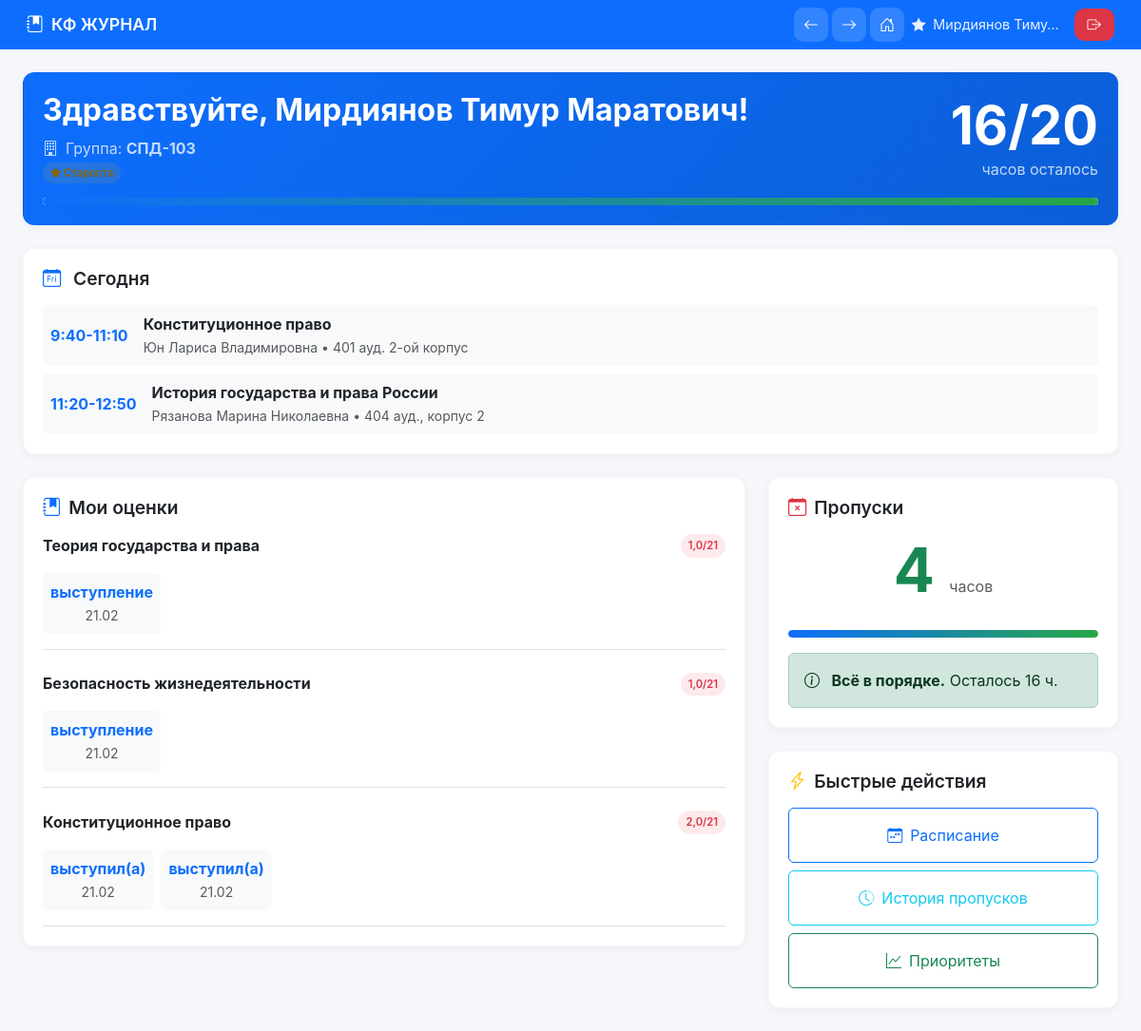
/students/dashboard/ (signed in), run on the app's committed database.
### admin_panel/models.py (models this page shows, shortened)
class Student(models.Model):
    USER_TYPES = [
        ('student', '🎓 Студент'),
        ('elder', '⭐ Староста'),
        ('dean', '🏛️ Деканат'),
        ('department', '📋 Отдел'),
        ('teacher', '👨‍🏫 Преподаватель'),
        ('admin', '🛠️ Администратор'),
    ]
    login = models.CharField(max_length=100, unique=True, verbose_name="Логин")
    password = models.CharField(max_length=128, default='', verbose_name="Пароль")
    full_name = models.CharField(max_length=200, verbose_name="ФИО")
    email = models.EmailField(blank=True, null=True, verbose_name="Email")
    phone = models.CharField(max_length=20, blank=True, null=True, verbose_name="Телефон")
    group = models.ForeignKey('Group', on_delete=models.SET_NULL,
                            null=True, blank=True, related_name='students',
                            verbose_name="Группа")
    user_type = models.CharField(max_length=20, choices=USER_TYPES,
                               default='student', verbose_name="Тип пользователя")
    is_elder = models.BooleanField(default=False, verbose_name="Староста")
    is_active = models.BooleanField(default=True, verbose_name="Активный")
    telegram_id = models.BigIntegerField(null=True, blank=True, verbose_name="Telegram ID")
    created_at = models.DateTimeField(auto_now_add=True)
    updated_at = models.DateTimeField(auto_now=True)
    class Meta:
        verbose_name = "Пользователь"
        verbose_name_plural = "Пользователи"
        ordering = ['full_name']

class Group(models.Model):
    name = models.CharField(max_length=50, verbose_name="Название группы")
    course = models.ForeignKey('Course', on_delete=models.CASCADE,
                             related_name='groups', verbose_name="Курс")
    form = models.ForeignKey('StudyForm', on_delete=models.CASCADE,
                           related_name='groups', verbose_name="Форма обучения")
    level = models.ForeignKey('EducationalLevel', on_delete=models.CASCADE,
                            related_name='groups', verbose_name="Уровень образования")
    created_at = models.DateTimeField(auto_now_add=True)
    updated_at = models.DateTimeField(auto_now=True)
    class Meta:
        verbose_name = "Группа"
        verbose_name_plural = "Группы"
        ordering = ['name']

### students/models.py (models this page shows, shortened)
class Schedule(models.Model):
    WEEK_TYPES = [
        ('even', 'Чётная'),
        ('odd', 'Нечётная'),
        ('both', 'Обе'),
    ]
    DAYS_OF_WEEK = [
        (1, 'Понедельник'),
        (2, 'Вторник'),
        (3, 'Среда'),
        (4, 'Четверг'),
        (5, 'Пятница'),
        (6, 'Суббота'),
        (7, 'Воскресенье'),
    ]
    group = models.ForeignKey('admin_panel.Group', on_delete=models.CASCADE,
                             related_name='schedules', verbose_name="Группа")
    day = models.IntegerField(choices=DAYS_OF_WEEK, verbose_name="День недели")
    week_type = models.CharField(max_length=4, choices=WEEK_TYPES, verbose_name="Тип недели")
    pair_number = models.IntegerField(verbose_name="Номер пары")
    start_time = models.CharField(max_length=10, verbose_name="Время начала", default="9:40")
    end_time = models.CharField(max_length=10, verbose_name="Время окончания", default="11:10")
    subject = models.CharField(max_length=200, verbose_name="Предмет")
    teacher = models.CharField(max_length=200, verbose_name="Преподаватель", blank=True)
    room = models.CharField(max_length=100, verbose_name="Аудитория", blank=True)
    lesson_type = models.CharField(max_length=50, verbose_name="Тип занятия",
                                  choices=[('lecture', 'Лекция'), ('seminar', 'Семинар'),
                                           ('practice', 'Практика'), ('lab', 'Лабораторная')],
                                  default='lecture')
    created_at = models.DateTimeField(auto_now_add=True)
    updated_at = models.DateTimeField(auto_now=True)
    class Meta:
        verbose_name = "Занятие"
        verbose_name_plural = "Расписание"
        ordering = ['day', 'pair_number']
        unique_together = ['group', 'day', 'week_type', 'pair_number']

class Subject(models.Model):
    name = models.CharField(max_length=200, verbose_name="Название предмета")
    group = models.ForeignKey('admin_panel.Group', on_delete=models.CASCADE,
                             related_name='subjects', null=True, blank=True)
    teacher = models.CharField(max_length=200, verbose_name="Преподаватель", blank=True)
    is_active = models.BooleanField(default=True, verbose_name="Активный")
    created_at = models.DateTimeField(auto_now_add=True)
    class Meta:
        verbose_name = "Предмет"
        verbose_name_plural = "Предметы"
        ordering = ['name']
        unique_together = ['name', 'group']  # Предмет уникален в рамках группы

class StudentGrade(models.Model):
    GRADE_TYPES = [
        ('performance', 'Выступление'),
        ('supplement', 'Дополнение'),
        ('question', 'Вопрос'),
        ('plus', '+'),
        ('minus', '-'),
        ('numeric_2', '2'),
        ('numeric_3', '3'),
        ('numeric_4', '4'),
        ('numeric_5', '5'),
        ('custom', 'Другое'),
    ]
    student = models.ForeignKey('admin_panel.Student', on_delete=models.CASCADE,
                               related_name='grades')
    group = models.ForeignKey('admin_panel.Group', on_delete=models.CASCADE,
                             related_name='grades', verbose_name="Группа")
    subject = models.ForeignKey('Subject', on_delete=models.CASCADE,
                               related_name='grades')
    schedule = models.ForeignKey('Schedule', on_delete=models.SET_NULL,
                                null=True, blank=True, related_name='grades')
    grade_type = models.CharField(max_length=20, choices=GRADE_TYPES, verbose_name="Тип оценки")
    raw_value = models.CharField(max_length=20, verbose_name="Исходное значение")
    points = models.FloatField(default=1, verbose_name="Баллы")
    date = models.DateField(verbose_name="Дата")
    is_today = models.BooleanField(default=False, verbose_name="Сегодняшняя дата")
    marked_by = models.ForeignKey('admin_panel.Student', on_delete=models.SET_NULL,
                                 null=True, related_name='marked_grades')
    comment = models.TextField(blank=True, verbose_name="Комментарий")
    created_at = models.DateTimeField(auto_now_add=True)
    updated_at = models.DateTimeField(auto_now=True)
    class Meta:
        verbose_name = "Оценка"
        verbose_name_plural = "Оценки"
        ordering = ['-date', '-created_at']

### students/views.py (the view)
# urls.py: path('dashboard/', views.student_dashboard, name='student_dashboard'),
def student_dashboard(request):
    student_id = request.session.get('student_id')
    if not student_id:
        return redirect('student_login')
    try:
        student = Student.objects.get(id=student_id)
        if not student.group:
            return render(request, 'students/dashboard.html', {
                'student': student,
                'error': 'У вас не назначена группа'
            })
        profile, created = StudentProfile.objects.get_or_create(
            user=student,
            defaults={'group': student.group}
        )
        grades = StudentGrade.objects.filter(student=student).select_related('subject').order_by('-date')
        subjects = {}
        subject_totals = {}
        for grade in grades:
            if grade.subject not in subjects:
                subjects[grade.subject] = []
            subjects[grade.subject].append(grade)
        for subject, grade_list in subjects.items():
            total = 0
            for g in grade_list:
                total += g.points  # Используем points вместо raw_value
            subject_totals[subject] = round(total, 2)
        attendances = Attendance.objects.filter(student=student)
        total_hours = attendances.aggregate(total=Sum('hours'))['total'] or 0
        remaining = max(0, 20 - total_hours)
        recent_grades = grades[:10]
        today = datetime.now().date()
        week_type = get_week_type(today)
        today_schedule = Schedule.objects.filter(
            group=student.group,
            day=today.isoweekday(),
            week_type__in=[week_type, 'both']
        ).order_by('pair_number')
        context = {
            'student': student,
            'profile': profile,
            'grades': grades,
            'recent_grades': recent_grades,
            'subjects': subjects,
            'subject_totals': subject_totals,
            'total_hours': total_hours,
            'remaining': remaining,
            'progress': min(100, (total_hours / 20) * 100) if total_hours > 0 else 0,
            'today_schedule': today_schedule,
        }
        return render(request, 'students/dashboard.html', context)
    except Student.DoesNotExist:
        return redirect('student_login')

### templates/students/dashboard.html (shortened to what this page needs)
{% extends 'base.html' %}
{% load static %}
{% load student_extras %}
{% block content %}
<div>
    <div class="card-custom mb-4" style="background: linear-gradient(135deg, #0d6efd, #0b5ed7); color: white;">
        <div class="d-flex flex-column flex-md-row justify-content-between align-items-md-center gap-3">
            <div>
                <h1 class="h2 fw-bold mb-2">Здравствуйте, {{ student.full_name }}!</h1>
                <p class="mb-0 opacity-75">
                    <i class="bi bi-building me-2"></i>Группа: <strong>{{ student.group.name|default:"Не указана" }}</strong>
                </p>
                {% if student.user_type == 'elder' %}
                <span class="badge-custom badge-warning mt-2">
                    <i class="bi bi-star-fill"></i> Староста
                </span>
                {% endif %}
            </div>
            <div class="text-md-end">
                <div class="display-4 fw-bold">{{ remaining }}/20</div>
                <p class="mb-0 opacity-75">часов осталось</p>
            </div>
        </div>
        <div class="progress-custom mt-3">
            <div class="progress-fill" style="width: {{ progress }}%;"></div>
        </div>
    </div>
    {% if today_schedule %}
    <div class="card-custom mb-4">
        <h3 class="section-title">
            <i class="bi bi-calendar-day text-primary me-2"></i>
            Сегодня
        </h3>
        <div class="vstack gap-2">
            {% for lesson in today_schedule %}
            <div class="d-flex align-items-center p-2 bg-light rounded">
                <div class="me-3 fw-bold text-primary" style="min-width: 80px;">
                    {{ lesson.start_time }}-{{ lesson.end_time }}
                </div>
                <div>
                    <div class="fw-bold">{{ lesson.subject }}</div>
                    <small class="text-muted">{{ lesson.teacher }} • {{ lesson.room }}</small>
                </div>
            </div>
            {% endfor %}
        </div>
    </div>
    {% endif %}
    <div class="row g-4">
        <div class="col-lg-8">
            <div class="card-custom">
                <h3 class="section-title">
                    <i class="bi bi-journal-bookmark-fill text-primary me-2"></i>Мои оценки
                </h3>
                {% if subjects %}
                    <div class="vstack gap-4">
                        {% for subject, grade_list in subjects.items %}
                        <div class="border-bottom pb-3">
                            <div class="d-flex justify-content-between align-items-center mb-3">
                                <h6 class="fw-bold mb-0">{{ subject.name }}</h6>
                                <span class="badge-custom
                                    {% if subject_totals|get_item:subject >= 21 %}badge-success
                                    {% elif subject_totals|get_item:subject >= 15 %}badge-warning
                                    {% else %}badge-danger{% endif %}">
                                    {{ subject_totals|get_item:subject }}/21
                                </span>
                            </div>
                            <div class="d-flex flex-wrap gap-2">
                                {% for grade in grade_list|slice:":10" %}
                                <div class="text-center p-2 bg-light rounded" style="min-width: 50px;"
                                     title="{{ grade.comment|default:'' }}">
                                    <div class="fw-bold
                                        {% if grade.points > 1 %}text-success
                                        {% elif grade.points == 1 %}text-primary
                                        {% else %}text-danger{% endif %}">
                                        {{ grade.raw_value }}
                                    </div>
                                    <small class="text-muted">{{ grade.date|date:"d.m" }}</small>
                                </div>
                                {% endfor %}
                            </div>
                        </div>
                        {% endfor %}
                    </div>
                {% else %}
                    <div class="text-center py-5">
                        <i class="bi bi-emoji-frown display-1 text-muted"></i>
                        <h5 class="mt-3">У вас пока нет оценок</h5>
                        <p class="text-muted">Они появятся после занятий</p>
                    </div>
                {% endif %}
            </div>
        </div>
        <div class="col-lg-4">
            <div class="card-custom mb-4">
                <h3 class="section-title">
                    <i class="bi bi-calendar-x text-danger me-2"></i>Пропуски
                </h3>
                <div class="text-center mb-4">
                    <span class="display-3 fw-bold {% if remaining <= 5 %}text-danger{% elif remaining <= 10 %}text-warning{% else %}text-success{% endif %}">
                        {{ total_hours }}
                    </span>
                    <span class="text-muted">часов</span>
                </div>
                <div class="progress-custom mb-3">
                    <div class="progress-fill {% if progress >= 75 %}bg-danger{% elif progress >= 50 %}bg-warning{% endif %}"
                         style="width: {{ progress }}%;"></div>
                </div>
                <div class="alert {% if remaining <= 5 %}alert-danger{% elif remaining <= 10 %}alert-warning{% else %}alert-success{% endif %} mb-0">
                    <i class="bi bi-info-circle me-2"></i>
                    {% if remaining <= 0 %}
                        <strong>Лимит исчерпан!</strong> Обратитесь к старосте
                    {% elif remaining <= 5 %}
                        <strong>Осталось всего {{ remaining }} ч.</strong> Будьте внимательны
                    {% elif remaining <= 10 %}
                        <strong>Осталось {{ remaining }} ч.</strong>
                    {% else %}
                        <strong>Всё в порядке.</strong> Осталось {{ remaining }} ч.
                    {% endif %}
                </div>
            </div>
            <div class="card-custom">
                <h3 class="section-title">
                    <i class="bi bi-lightning-charge text-warning me-2"></i>Быстрые действия
                </h3>
                <div class="vstack gap-2">
                    <a href="{% url 'student_schedule' %}" class="btn btn-outline-primary py-3">
                        <i class="bi bi-calendar-week me-2"></i>Расписание
                    </a>
                    <a href="{% url 'student_attendance' %}" class="btn btn-outline-info py-3">
                        <i class="bi bi-clock-history me-2"></i>История пропусков
                    </a>
                    <a href="{% url 'student_priority' %}" class="btn btn-outline-success py-3">
                        <i class="bi bi-graph-up me-2"></i>Приоритеты
                    </a>
                </div>
            </div>
        </div>
    </div>
</div>
{% endblock %}

### data on the page
Student: full_name "Мирдиянов Тимур Маратович", group.name "СПД-103"
Schedule: start_time "9:40", end_time "11:10", subject "Конституционное право", teacher "Юн Лариса Владимировна", room "401 ауд. 2-ой корпус"
Schedule: start_time "11:20", end_time "12:50", subject "История государства и права России", teacher "Рязанова Марина Николаевна", room "404 ауд., корпус 2"
Subject: name "Теория государства и права", id "1,0"
StudentGrade: raw_value "выступление", date "21.02"
Subject: name "Безопасность жизнедеятельности", id "1,0"
StudentGrade: raw_value "выступление", date "21.02"
Subject: name "Конституционное право", id "2,0"
StudentGrade: raw_value "выступил(а)", date "21.02"
StudentGrade: raw_value "выступил(а)", date "21.02"

### other printed values
{{ request.session.elder_name|truncatechars:15 }} "Мирдиянов Тиму…"
{{ remaining }} "16"
{{ total_hours }} "4"
